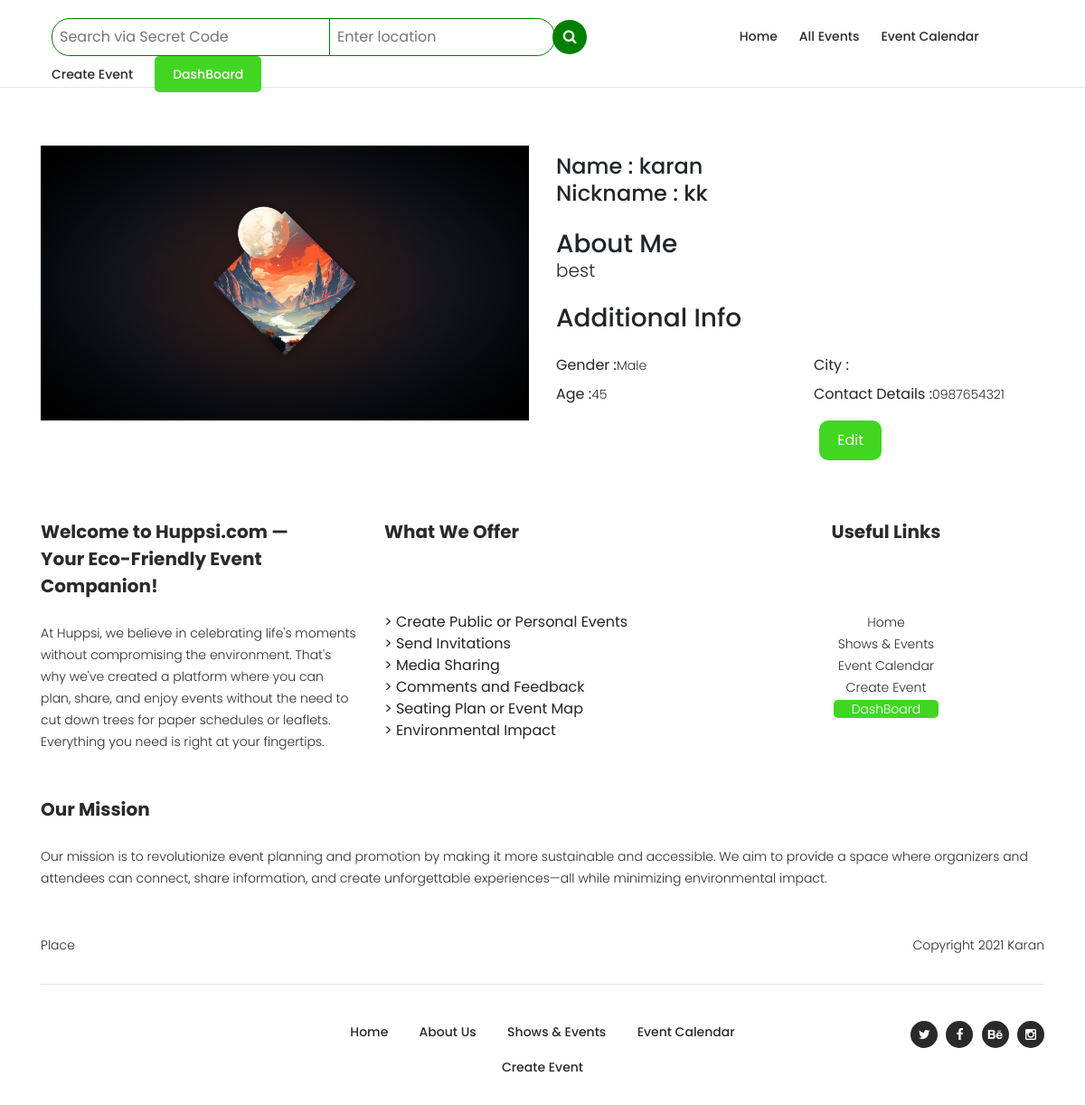
Before: /profile_detail/ (signed in) with the older database file.
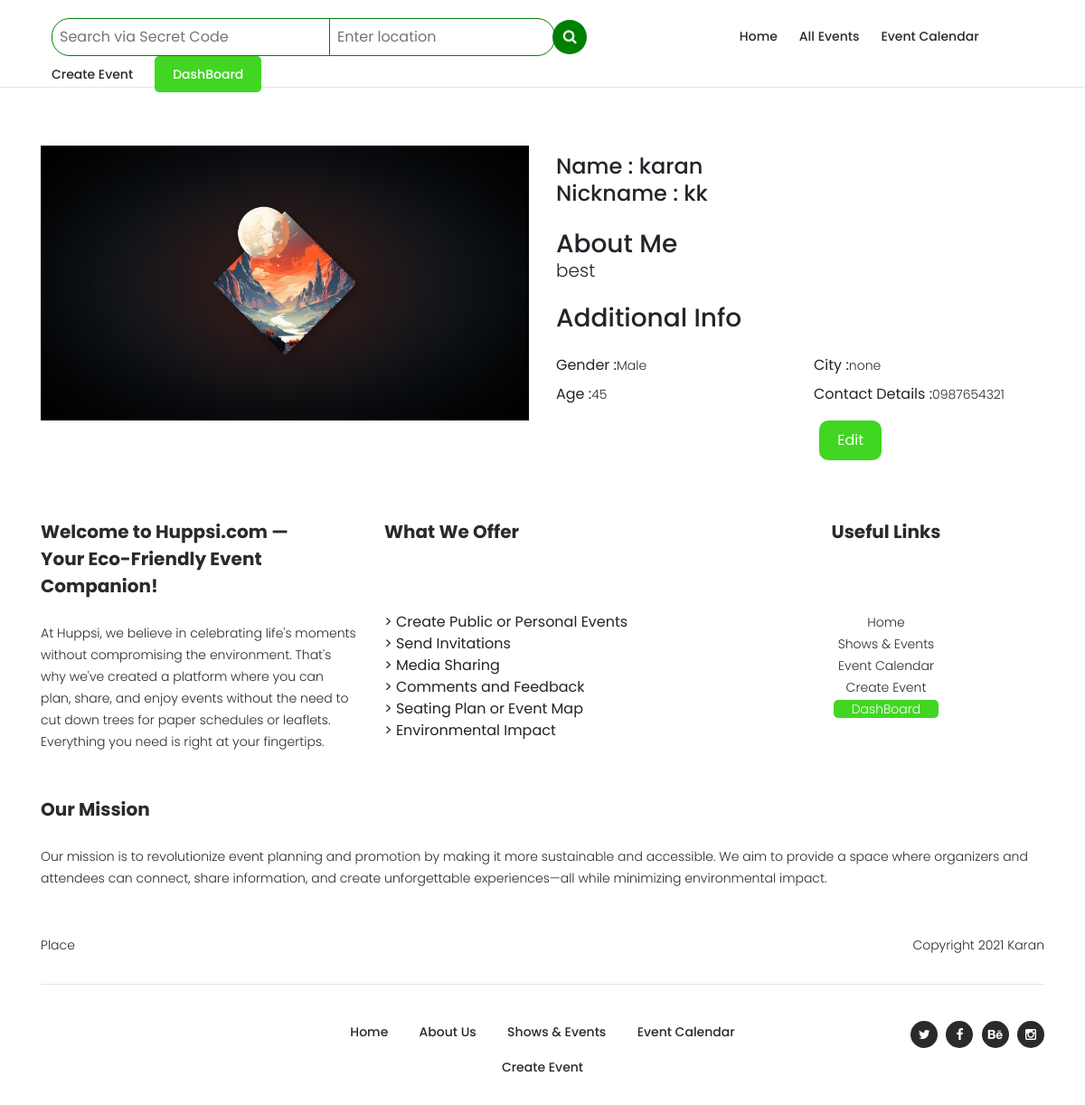
After: the same page with the newer database file.
### EMS/models.py (models this page shows, shortened)
class Profile(models.Model):
    user = models.ForeignKey(User, on_delete=models.CASCADE, related_name='profiles')  # ForeignKey relationship
    name = models.CharField(max_length=100)
    nickname = models.CharField(max_length=50, blank=True)
    user_image = models.ImageField(upload_to='profile_images/', blank=True, null=True)
    description = models.TextField(blank=True)
    gender_choices = [
        ('male', 'Male'),
        ('female', 'Female'),
        ('other', 'Other'),
    ]
    gender = models.CharField(max_length=10, choices=gender_choices, blank=True)
    age = models.IntegerField(blank=True, null=True)
    city = models.CharField(max_length=100, blank=True)
    contact_details = models.CharField(max_length=200, blank=True)

### EMS/views.py (the view)
# urls.py: path('profile_detail/', views.profile_detail, name='profile_detail'),
@login_required
def profile_detail(request):
    profile = request.user.profiles.first()  # Get the user's profile
    return render(request, 'events/profile_detail.html', {'profile': profile})

### EMS/templates/events/profile_detail.html (shortened to what this page needs)
{% extends 'base/base.html' %}
{% load static %}
{% load custom_filters %}
{% block content %}
<br><br>
<section class="section about-section gray-bg" id="about">
    <div class="container">
        <div class="row align-items-center flex-row-reverse">
            <div class="col-lg-6">
                <div class="about-text go-to">
                    <div>
                        <h4>Name : {{ profile.name }}</h4>
                        <h4>Nickname : {{ profile.nickname }}</h4>
                    </div>
                    <br>
                    <h3 class="dark-color">About Me</h3>
                    <h6 class="theme-color lead">{{profile.description}}</h6>
                    <br>
                    <h3 class="dark-color">Additional Info</h3>
                    <br>
                    <div class="row about-list">
                        <div class="col-md-6">
                            <div class="media">
                                <label>Gender : </label>
                                <p>{{ profile.get_gender_display }}</p>
                            </div>
                            <div class="media">
                                <label>Age : </label>
                                <p>{{ profile.age }}</p>
                            </div>
                        </div>
                        <div class="col-md-6">
                            <div class="media">
                                <label>City : </label>
                                <p>{{ profile.city }}</p>
                            </div>
                            <div class="media">
                                <label>Contact Details : </label>
                                <p>{{ profile.contact_details }}</p>
                            </div>
                        </div>
                    </div>
                </div>
            </div>
            {% if profile.user_image %}
            <div class="col-lg-6">
                <div class="about-avatar">
                    <img src="{{ profile.user_image.url }}" title="" alt="" width="100%">
                </div>
            </div>
            {% else %}
            <div class="col-lg-6">
                <div class="about-avatar">
                    <img src="https://bootdey.com/img/Content/avatar/avatar7.png" title="" alt="">
                </div>
            </div>
            {% endif %}
        </div>
    </div>
    <div class="col-lg-8" class="main-dark-button" style="margin: auto;">
            <a style="    border-radius: 10px;
            color: white;
            background-color: #40d621;
            padding: 10px 20px;
            margin: 0 10px;
            float: right;" href='{% url "profile_register" %}' >Edit</a>
    </div>
</section>
<br><br>
{% endblock %}

Changed rows visible on the page:
changed Profile "karan": city (not shown) → "none"
